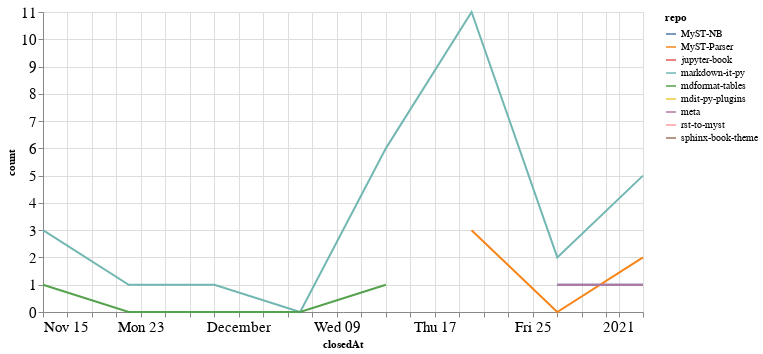

The code cell stored with this chart in its notebook:
### Code cell
closed_by_time = closed_by.groupby('repo').resample('W', on='closedAt').count()['author'].reset_index()
closed_by_time = closed_by_time.rename(columns={'author': 'count'})

alt.Chart(closed_by_time, width=600).mark_line().encode(
    x='closedAt',
    y='count',
    color='repo',
    tooltip="repo"
)

### Figure 1 — Vega-Lite specification as saved in the notebook (floating-point values rounded to 4 significant figures)
{"config": {"axisLeft": {"labelFontSize": 15}, "axisBottom": {"labelFontSize": 15}}, "data": {"name": "data-659eee499ee584bbbea0001e5a377053"}, "mark": "line", "encoding": {"color": {"type": "nominal", "field": "repo"}, "tooltip": {"type": "nominal", "field": "repo"}, "x": {"type": "temporal", "field": "closedAt"}, "y": {"type": "quantitative", "field": "count"}}, "width": 600, "$schema": "https://vega.github.io/schema/vega-lite/v4.8.1.json", "datasets": {"data-659eee499ee584bbbea0001e5a377053": [{"repo": "MyST-NB", "closedAt": "2020-12-27T00:00:00", "count": 1}, {"repo": "MyST-NB", "closedAt": "2021-01-03T00:00:00", "count": 1}, {"repo": "MyST-Parser", "closedAt": "2020-12-20T00:00:00", "count": 3}, {"repo": "MyST-Parser", "closedAt": "2020-12-27T00:00:00", "count": 0}, {"repo": "MyST-Parser", "closedAt": "2021-01-03T00:00:00", "count": 2}, {"repo": "jupyter-book", "closedAt": "2020-11-15T00:00:00", "count": 1}, {"repo": "markdown-it-py", "closedAt": "2020-11-15T00:00:00", "count": 3}, {"repo": "markdown-it-py", "closedAt": "2020-11-22T00:00:00", "count": 1}, {"repo": "markdown-it-py", "closedAt": "2020-11-29T00:00:00", "count": 1}, {"repo": "markdown-it-py", "closedAt": "2020-12-06T00:00:00", "count": 0}, {"repo": "markdown-it-py", "closedAt": "2020-12-13T00:00:00", "count": 6}, {"repo": "markdown-it-py", "closedAt": "2020-12-20T00:00:00", "count": 11}, {"repo": "markdown-it-py", "closedAt": "2020-12-27T00:00:00", "count": 2}, {"repo": "markdown-it-py", "closedAt": "2021-01-03T00:00:00", "count": 5}, {"repo": "mdformat-tables", "closedAt": "2020-11-15T00:00:00", "count": 1}, {"repo": "mdformat-tables", "closedAt": "2020-11-22T00:00:00", "count": 0}, {"repo": "mdformat-tables", "closedAt": "2020-11-29T00:00:00", "count": 0}, {"repo": "mdformat-tables", "closedAt": "2020-12-06T00:00:00", "count": 0}, {"repo": "mdformat-tables", "closedAt": "2020-12-13T00:00:00", "count": 1}, {"repo": "mdit-py-plugins", "closedAt": "2020-12-20T00:00:00", "count": 3}, {"repo": "meta", "closedAt": "2020-12-27T00:00:00", "count": 1}, {"repo": "meta", "closedAt": "2021-01-03T00:00:00", "count": 1}, {"repo": "rst-to-myst", "closedAt": "2021-01-03T00:00:00", "count": 5}, {"repo": "sphinx-book-theme", "closedAt": "2021-01-03T00:00:00", "count": 1}]}}
